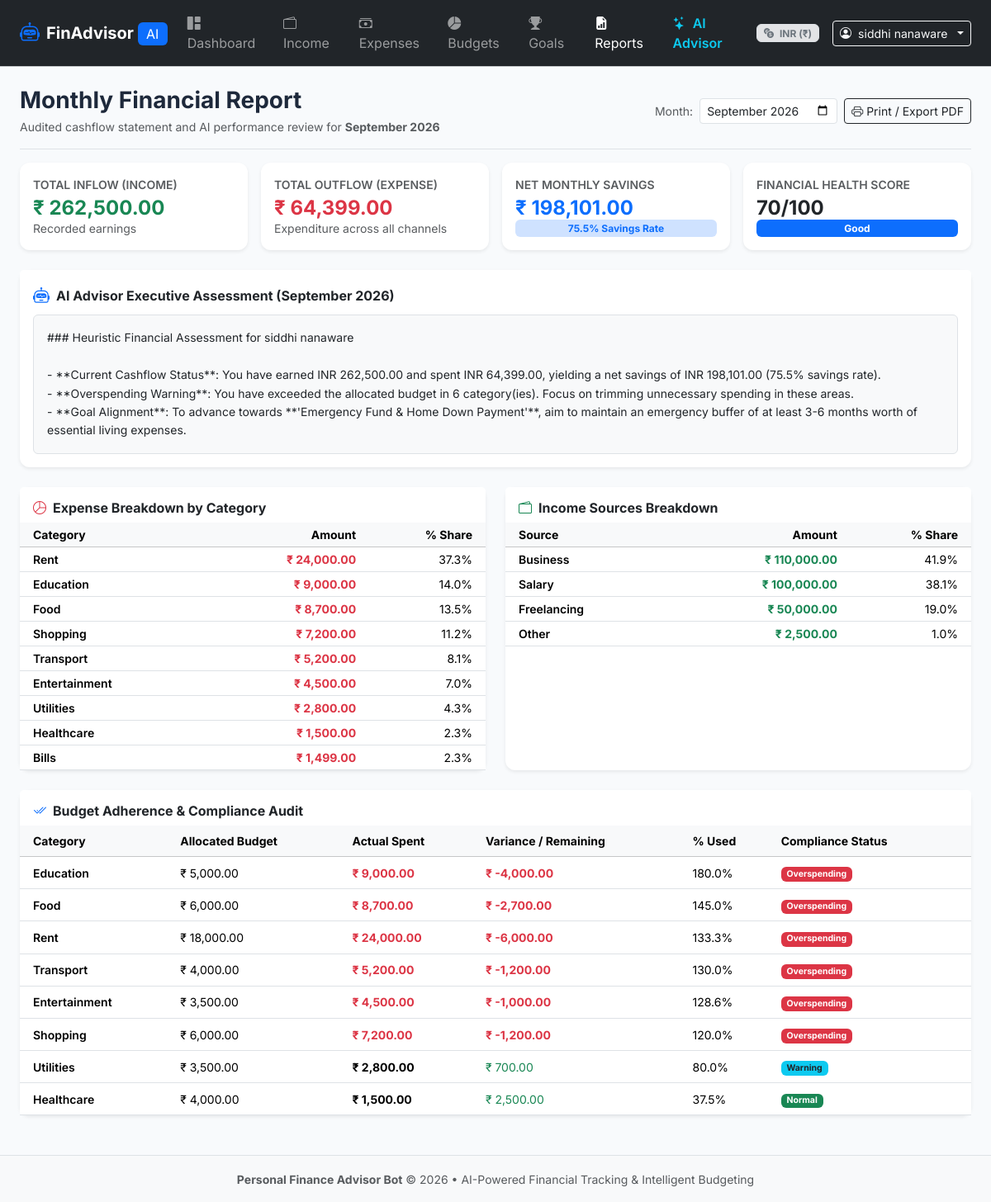
/reports/ (signed in), run on the app's committed database.
### app/models.py (models this page shows, shortened)
class User(UserMixin, db.Model):
    __tablename__ = 'users'
    id = db.Column(db.Integer, primary_key=True)
    full_name = db.Column(db.String(120), nullable=False)
    email = db.Column(db.String(120), unique=True, nullable=False, index=True)
    password_hash = db.Column(db.String(256), nullable=False)
    monthly_income = db.Column(db.Float, default=0.0)
    preferred_currency = db.Column(db.String(10), default='INR')
    financial_goal = db.Column(db.String(255), default='Build Emergency Fund & Save Regularly')
    monthly_savings_target = db.Column(db.Float, default=0.0)
    created_at = db.Column(db.DateTime, default=datetime.utcnow)
    incomes = db.relationship('Income', backref='user', lazy=True, cascade='all, delete-orphan')
    expenses = db.relationship('Expense', backref='user', lazy=True, cascade='all, delete-orphan')
    budgets = db.relationship('Budget', backref='user', lazy=True, cascade='all, delete-orphan')
    goals = db.relationship('Goal', backref='user', lazy=True, cascade='all, delete-orphan')
    chat_messages = db.relationship('ChatMessage', backref='user', lazy=True, cascade='all, delete-orphan')

class Budget(db.Model):
    __tablename__ = 'budgets'
    id = db.Column(db.Integer, primary_key=True)
    user_id = db.Column(db.Integer, db.ForeignKey('users.id', ondelete='CASCADE'), nullable=False, index=True)
    month = db.Column(db.String(7), nullable=False)  # YYYY-MM format
    category = db.Column(db.String(50), nullable=False)
    amount_limit = db.Column(db.Float, nullable=False)
    created_at = db.Column(db.DateTime, default=datetime.utcnow)
    __table_args__ = (
        db.UniqueConstraint('user_id', 'month', 'category', name='uix_user_month_category'),
    )

### app/routes/reports.py (the view)
@reports_bp.route('/')
@login_required
def index():
    selected_month = request.args.get('month', get_current_month())
    summary = get_monthly_summary(current_user.id, selected_month)
    category_expenses = get_category_expenses(current_user.id, selected_month)
    income_sources = get_income_sources(current_user.id, selected_month)
    utilization = get_budget_utilization(current_user.id, selected_month)
    health = get_financial_health_score(current_user, selected_month)
    ai_insights = generate_ai_financial_recommendations(current_user, selected_month)
    y, m = map(int, selected_month.split('-'))
    month_title = datetime(y, m, 1).strftime('%B %Y')
    return render_template(
        'reports/index.html',
        selected_month=selected_month,
        month_title=month_title,
        summary=summary,
        category_expenses=category_expenses,
        income_sources=income_sources,
        utilization=utilization,
        health=health,
        recommendations=ai_insights['recommendations'],
        ai_analysis=ai_insights['ai_analysis']
    )

### app/templates/reports/index.html (shortened to what this page needs)
{% extends "base.html" %}
{% block content %}
<div class="d-flex flex-column flex-md-row justify-content-between align-items-md-center pb-3 mb-3 border-bottom gap-2 no-print">
    <div>
        <h3 class="fw-bold mb-1">Monthly Financial Report</h3>
        <p class="text-muted small mb-0">Audited cashflow statement and AI performance review for <strong>{{ month_title }}</strong></p>
    </div>
    <div class="d-flex align-items-center gap-2">
        <form method="GET" action="{{ url_for('reports.index') }}" class="d-flex align-items-center gap-2">
            <label class="small text-muted mb-0">Month:</label>
            <input type="month" name="month" class="form-control form-control-sm" value="{{ selected_month }}" onchange="this.form.submit()">
        </form>
        <button onclick="window.print()" class="btn btn-outline-dark btn-sm d-flex align-items-center gap-1">
            <i class="bi bi-printer"></i> Print / Export PDF
        </button>
    </div>
</div>
<div class="row g-3 mb-4">
    <div class="col-sm-6 col-lg-3">
        <div class="card border-0 shadow-sm bg-white p-3">
            <span class="text-muted small fw-semibold text-uppercase">Total Inflow (Income)</span>
            <h4 class="fw-bold text-success mt-1 mb-0">{{ summary.monthly_income | currency }}</h4>
            <span class="text-muted small">Recorded earnings</span>
        </div>
    </div>
    <div class="col-sm-6 col-lg-3">
        <div class="card border-0 shadow-sm bg-white p-3">
            <span class="text-muted small fw-semibold text-uppercase">Total Outflow (Expense)</span>
            <h4 class="fw-bold text-danger mt-1 mb-0">{{ summary.monthly_expense | currency }}</h4>
            <span class="text-muted small">Expenditure across all channels</span>
        </div>
    </div>
    <div class="col-sm-6 col-lg-3">
        <div class="card border-0 shadow-sm bg-white p-3">
            <span class="text-muted small fw-semibold text-uppercase">Net Monthly Savings</span>
            <h4 class="fw-bold {% if summary.monthly_savings >= 0 %}text-primary{% else %}text-danger{% endif %} mt-1 mb-0">
                {{ summary.monthly_savings | currency }}
            </h4>
            <span class="badge bg-primary-subtle text-primary">{{ summary.savings_rate }}% Savings Rate</span>
        </div>
    </div>
    <div class="col-sm-6 col-lg-3">
        <div class="card border-0 shadow-sm bg-white p-3">
            <span class="text-muted small fw-semibold text-uppercase">Financial Health Score</span>
            <h4 class="fw-bold text-dark mt-1 mb-0">{{ health.score }}/100</h4>
            <span class="badge bg-{{ health.badge_class }}">{{ health.rating }}</span>
        </div>
    </div>
</div>
<div class="card border-0 shadow-sm bg-white mb-4">
    <div class="card-header bg-white border-0 pt-3 pb-2 d-flex align-items-center gap-2">
        <i class="bi bi-robot text-primary fs-5"></i>
        <h6 class="fw-bold mb-0">AI Advisor Executive Assessment ({{ month_title }})</h6>
    </div>
    <div class="card-body pt-0">
        <div class="p-3 bg-light rounded border">
            <div class="small" style="line-height: 1.6;">
                {{ ai_analysis | replace('\n', '<br>') | safe }}
            </div>
        </div>
    </div>
</div>
<div class="row g-4 mb-4">
    <div class="col-lg-6">
        <div class="card border-0 shadow-sm bg-white h-100">
            <div class="card-header bg-white border-0 pt-3 pb-2">
                <h6 class="fw-bold mb-0"><i class="bi bi-pie-chart text-danger me-2"></i>Expense Breakdown by Category</h6>
            </div>
            <div class="card-body p-0">
                <table class="table table-sm table-hover align-middle mb-0">
                    <thead class="table-light small">
                        <tr>
                            <th class="ps-3">Category</th>
                            <th class="text-end">Amount</th>
                            <th class="text-end pe-3">% Share</th>
                        </tr>
                    </thead>
                    <tbody class="small">
                        {% for cat in category_expenses %}
                        <tr>
                            <td class="ps-3 fw-semibold">{{ cat.category }}</td>
                            <td class="text-end fw-bold text-danger">{{ cat.amount | currency }}</td>
                            <td class="text-end pe-3">{{ cat.percentage }}%</td>
                        </tr>
                        {% else %}
                        <tr>
                            <td colspan="3" class="text-center py-3 text-muted">No expenses recorded for this month.</td>
                        </tr>
                        {% endfor %}
                    </tbody>
                </table>
            </div>
        </div>
    </div>
    <div class="col-lg-6">
        <div class="card border-0 shadow-sm bg-white h-100">
            <div class="card-header bg-white border-0 pt-3 pb-2">
                <h6 class="fw-bold mb-0"><i class="bi bi-wallet2 text-success me-2"></i>Income Sources Breakdown</h6>
            </div>
            <div class="card-body p-0">
                <table class="table table-sm table-hover align-middle mb-0">
                    <thead class="table-light small">
                        <tr>
                            <th class="ps-3">Source</th>
                            <th class="text-end">Amount</th>
                            <th class="text-end pe-3">% Share</th>
                        </tr>
                    </thead>
                    <tbody class="small">
                        {% for src in income_sources %}
                        <tr>
                            <td class="ps-3 fw-semibold">{{ src.source }}</td>
                            <td class="text-end fw-bold text-success">{{ src.amount | currency }}</td>
                            <td class="text-end pe-3">{{ src.percentage }}%</td>
                        </tr>
                        {% else %}
                        <tr>
                            <td colspan="3" class="text-center py-3 text-muted">No income sources recorded for this month.</td>
                        </tr>
                        {% endfor %}
                    </tbody>
                </table>
            </div>
        </div>
    </div>
</div>
<div class="card border-0 shadow-sm bg-white mb-4">
    <div class="card-header bg-white border-0 pt-3 pb-2">
        <h6 class="fw-bold mb-0"><i class="bi bi-check2-all text-primary me-2"></i>Budget Adherence &amp; Compliance Audit</h6>
    </div>
    <div class="card-body p-0">
        <div class="table-responsive">
            <table class="table table-hover align-middle mb-0 small">
                <thead class="table-light">
                    <tr>
                        <th class="ps-3">Category</th>
                        <th>Allocated Budget</th>
                        <th>Actual Spent</th>
                        <th>Variance / Remaining</th>
                        <th>% Used</th>
                        <th class="pe-3">Compliance Status</th>
                    </tr>
                </thead>
                <tbody>
                    {% for item in utilization.category_budgets %}
                    <tr>
                        <td class="ps-3 fw-semibold">{{ item.category }}</td>
                        <td>{{ item.amount_limit | currency }}</td>
                        <td class="fw-bold {% if item.percentage > 100 %}text-danger{% endif %}">{{ item.spent | currency }}</td>
                        <td class="{% if item.remaining < 0 %}text-danger fw-bold{% else %}text-success{% endif %}">
                            {{ item.remaining | currency }}
                        </td>
                        <td>{{ item.percentage }}%</td>
                        <td class="pe-3">
                            <span class="badge bg-{{ item.badge_class }}">{{ item.status }}</span>
                        </td>
                    </tr>
                    {% else %}
                    <tr>
                        <td colspan="6" class="text-center py-3 text-muted">No budgets configured for this month.</td>
                    </tr>
                    {% endfor %}
                </tbody>
            </table>
        </div>
    </div>
</div>
{% endblock %}

### app/templates/base.html (shortened to what this page needs)
<!DOCTYPE html>
<html lang="en">
<head>
    <link href="https://cdn.jsdelivr.net/npm/bootstrap@5.3.3/dist/css/bootstrap.min.css" rel="stylesheet">
    <link href="https://cdn.jsdelivr.net/npm/bootstrap-icons@1.11.3/font/bootstrap-icons.min.css" rel="stylesheet">
    <link href="{{ url_for('static', filename='css/custom.css') }}" rel="stylesheet">
</head>
<body>
    <nav class="navbar navbar-expand-lg navbar-dark bg-dark sticky-top border-bottom border-secondary-subtle">
        <div class="container-fluid px-4">
            <a class="navbar-brand d-flex align-items-center gap-2 fw-bold" href="{{ url_for('dashboard.index') }}">
                <span class="brand-icon d-flex align-items-center justify-content-center">
                    <i class="bi bi-robot text-primary fs-4"></i>
                </span>
                <span>FinAdvisor <span class="badge bg-primary text-white fs-6 fw-normal">AI</span></span>
            </a>
            <div class="collapse navbar-collapse" id="navbarMain">
                {% if current_user.is_authenticated %}
                <ul class="navbar-nav me-auto mb-2 mb-lg-0 gap-1">
                    <li class="nav-item">
                        <a class="nav-link {% if request.endpoint == 'dashboard.index' %}active{% endif %}" href="{{ url_for('dashboard.index') }}">
                            <i class="bi bi-grid-1x2-fill me-1"></i> Dashboard
                        </a>
                    </li>
                    <li class="nav-item">
                        <a class="nav-link {% if 'income' in request.endpoint %}active{% endif %}" href="{{ url_for('income.index') }}">
                            <i class="bi bi-wallet2 me-1"></i> Income
                        </a>
                    </li>
                    <li class="nav-item">
                        <a class="nav-link {% if 'expense' in request.endpoint %}active{% endif %}" href="{{ url_for('expense.index') }}">
                            <i class="bi bi-cash-stack me-1"></i> Expenses
                        </a>
                    </li>
                    <li class="nav-item">
                        <a class="nav-link {% if 'budget' in request.endpoint %}active{% endif %}" href="{{ url_for('budget.index') }}">
                            <i class="bi bi-pie-chart-fill me-1"></i> Budgets
                        </a>
                    </li>
                    <li class="nav-item">
                        <a class="nav-link {% if 'goals' in request.endpoint %}active{% endif %}" href="{{ url_for('goals.index') }}">
                            <i class="bi bi-trophy-fill me-1"></i> Goals
                        </a>
                    </li>
                    <li class="nav-item">
                        <a class="nav-link {% if 'reports' in request.endpoint %}active{% endif %}" href="{{ url_for('reports.index') }}">
                            <i class="bi bi-file-earmark-bar-graph-fill me-1"></i> Reports
                        </a>
                    </li>
                    <li class="nav-item">
                        <a class="nav-link text-info fw-semibold {% if 'advisor' in request.endpoint %}active{% endif %}" href="{{ url_for('advisor.index') }}">
                            <i class="bi bi-stars me-1"></i> AI Advisor
                        </a>
                    </li>
                </ul>
                <div class="d-flex align-items-center gap-3">
                    <span class="badge bg-secondary-subtle text-secondary border px-2 py-1">
                        <i class="bi bi-currency-exchange me-1"></i> {{ user_currency_code }} ({{ user_currency_symbol }})
                    </span>
                    <div class="dropdown">
                        <button class="btn btn-outline-light btn-sm dropdown-toggle d-flex align-items-center gap-2" type="button" data-bs-toggle="dropdown">
                            <i class="bi bi-person-circle"></i>
                            <span>{{ current_user.full_name }}</span>
                        </button>
                    </div>
                </div>
                {% endif %}
            </div>
        </div>
    </nav>
    <main class="container-fluid px-4 py-4">
        {% block content %}{% endblock %}
    </main>
    <footer class="footer mt-auto py-3 bg-light border-top text-center text-muted">
        <div class="container-fluid">
            <small>
                <strong>Personal Finance Advisor Bot</strong> &copy; 2026 &bull; AI-Powered Financial Tracking &amp; Intelligent Budgeting
            </small>
        </div>
    </footer>
</body>
</html>

### data on the page
User: preferred_currency "INR", full_name "siddhi nanaware", monthly_income "₹ 262,500.00", monthly_expense "₹ 64,399.00", monthly_savings "₹ 198,101.00", amount "₹ 24,000.00" "₹ 9,000.00" "₹ 8,700.00" "₹ 7,200.00" "₹ 5,200.00" "₹ 4,500.00" "₹ 2,800.00" "₹ 1,500.00" "₹ 1,499.00", amount "₹ 110,000.00" "₹ 100,000.00" "₹ 50,000.00" "₹ 2,500.00"
Budget: category "Education", amount_limit "₹ 5,000.00", spent "₹ 9,000.00", remaining "₹ -4,000.00", percentage "180.0", status "Overspending"
Budget: category "Food", amount_limit "₹ 6,000.00", spent "₹ 8,700.00", remaining "₹ -2,700.00", percentage "145.0", status "Overspending"
Budget: category "Rent", amount_limit "₹ 18,000.00", spent "₹ 24,000.00", remaining "₹ -6,000.00", percentage "133.3", status "Overspending"
Budget: category "Transport", amount_limit "₹ 4,000.00", spent "₹ 5,200.00", remaining "₹ -1,200.00", percentage "130.0", status "Overspending"
Budget: category "Entertainment", amount_limit "₹ 3,500.00", spent "₹ 4,500.00", remaining "₹ -1,000.00", percentage "128.6", status "Overspending"
Budget: category "Shopping", amount_limit "₹ 6,000.00", spent "₹ 7,200.00", remaining "₹ -1,200.00", percentage "120.0", status "Overspending"
Budget: category "Utilities", amount_limit "₹ 3,500.00", spent "₹ 2,800.00", remaining "₹ 700.00", percentage "80.0", status "Warning"
Budget: category "Healthcare", amount_limit "₹ 4,000.00", spent "₹ 1,500.00", remaining "₹ 2,500.00", percentage "37.5", status "Normal"

### other printed values
{{ user_currency_symbol }} "₹"
{{ month_title }} "September 2026"
{{ summary.savings_rate }} "75.5"
{{ health.score }} "70"
{{ health.rating }} "Good"
{{ cat.category }} "Rent" "Education" "Food" "Shopping" "Transport" "Entertainment" "Utilities" "Healthcare" "Bills"
{{ cat.percentage }} "37.3" "14.0" "13.5" "11.2" "8.1" "7.0" "4.3" "2.3" "2.3"
{{ src.source }} "Business" "Salary" "Freelancing" "Other"
{{ src.percentage }} "41.9" "38.1" "19.0" "1.0"
